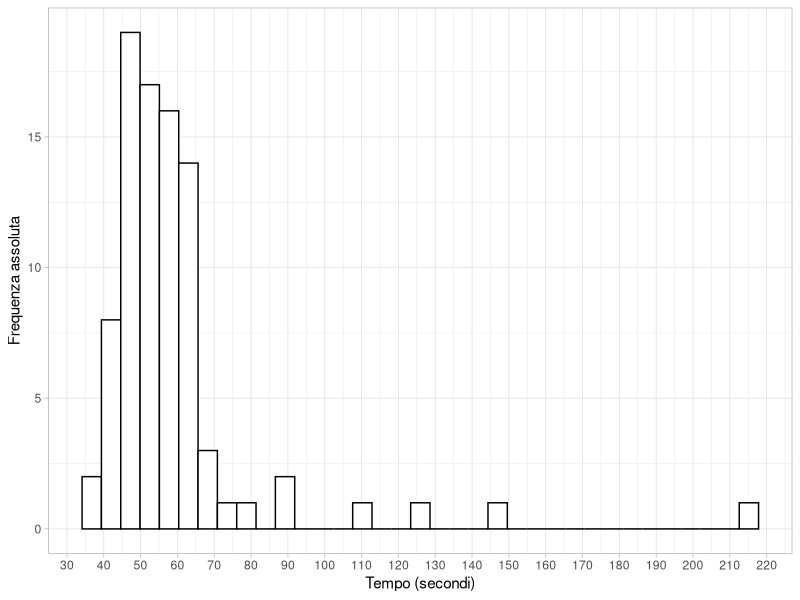
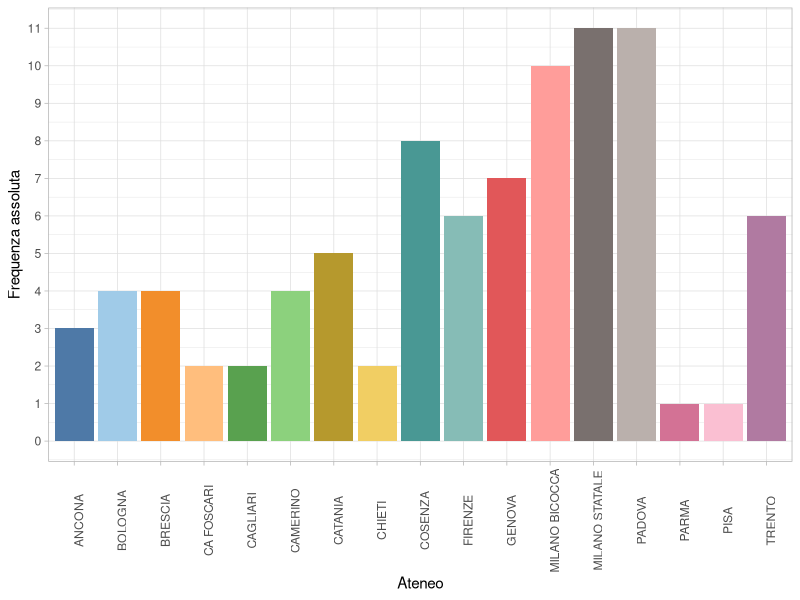
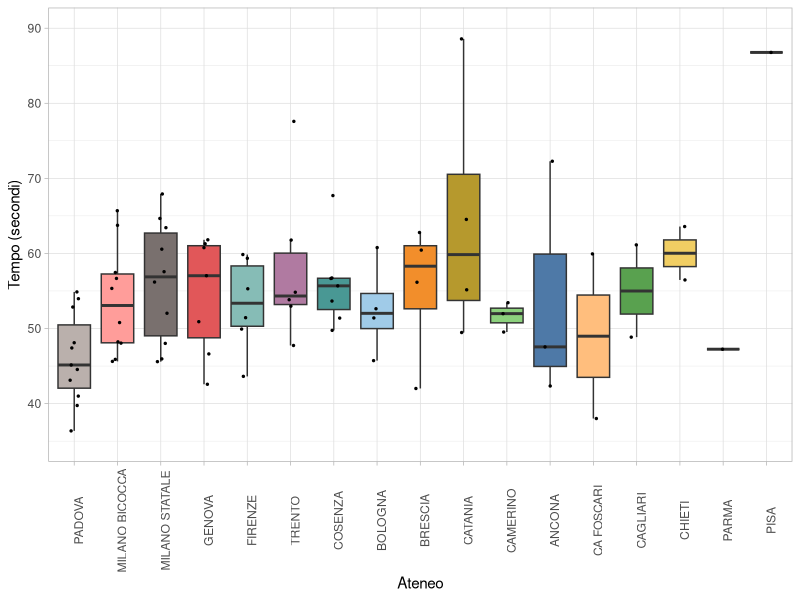
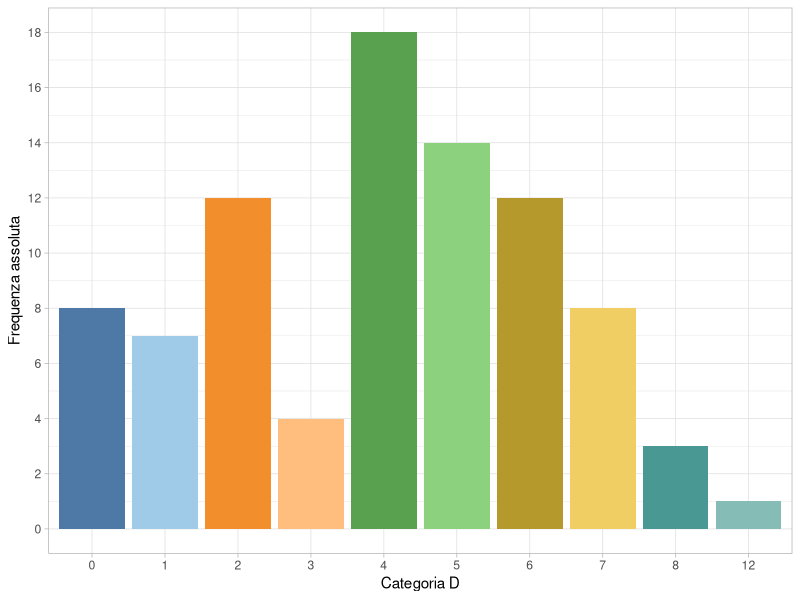
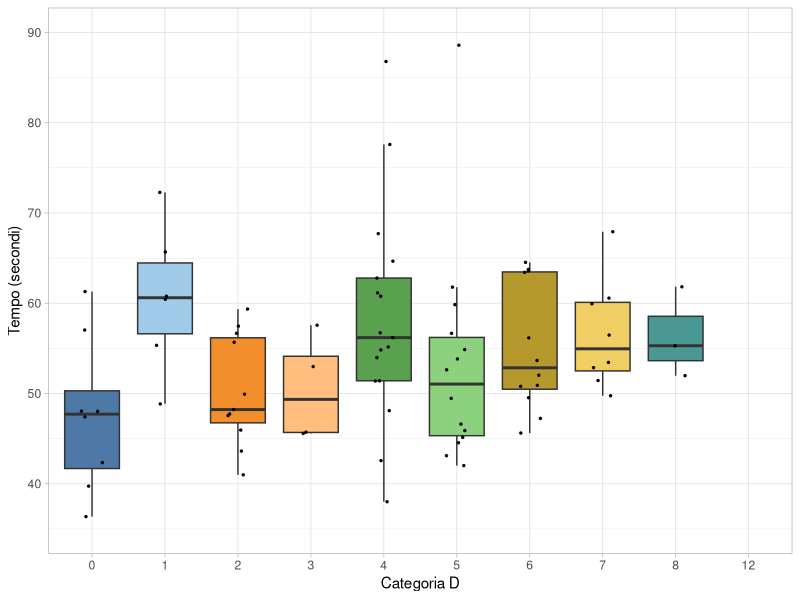

Source code (R) for these figures, in order:
## ---- chunk 1
#| echo: false
#| message: false
rm(list = ls())
gigante_f <- read.csv("gigante_femminile.csv", sep = ";")

library(tidyverse)
library(lubridate)
library(stringr)
library(ggthemes)

gigante_f$Categoria <- as.numeric(str_remove(gigante_f$Categoria, "D"))

gigante_f$Tempo[1:62] <- paste("0:", gigante_f$Tempo[1:62], sep = "")
gigante_f$Tempo <- ms(gigante_f$Tempo)

gigante_f$Ateneo <- as.factor(gigante_f$Ateneo)
gigante_f$Categoria <- as.factor(gigante_f$Categoria)
# glimpse(gigante_f)
## ---- chunk 2
#| fig-width: 8
#| fig-height: 4
ggplot(data = gigante_f, aes(x = Tempo, y = after_stat(count))) + geom_histogram(fill = "white", col = "black", bins = 35) + theme_light() + ylab("Frequenza assoluta") + xlab("Tempo (secondi)") + scale_x_continuous(n.breaks = 20)
## ---- chunk 3
tab <- c(summary(as.numeric(gigante_f$Tempo)))[-4]
names(tab) <- c("Tempo migliore", "Primo quartile", "Tempo mediano", "Terzo quartile", "Tempo peggiore")
knitr::kable(t(tab), digits = 2)
## ---- chunk 4
#| fig-width: 8
#| fig-height: 4
ggplot(data = gigante_f, aes(x = Ateneo, y = after_stat(count), fill = Ateneo)) + geom_bar() + theme_light() + ylab("Frequenza assoluta") + theme_light() + theme(axis.text.x = element_text(angle = 90), legend.position = "none") + scale_fill_tableau(palette = "Tableau 20") + scale_y_continuous(n.breaks = 10)
## ---- chunk 5
#| warning: false
#| fig-width: 8
#| fig-height: 5
ggplot(data = gigante_f, aes(x = reorder(Ateneo, as.numeric(Tempo), FUN = function(x) mean(sort(x)[1:4]), decreasing = FALSE), y = Tempo, fill = Ateneo)) + geom_boxplot(outlier.size = 0, outlier.alpha = 0) + geom_jitter(width = 0.15, size = 0.5) + theme_light() + theme(axis.text.x = element_text(angle = 90), legend.position = "none") + xlab("Ateneo") + ylab("Tempo (secondi)") + ylim(c(35, 90)) + scale_fill_tableau(palette = "Tableau 20")
## ---- chunk 6
#| fig-width: 8
#| fig-height: 4
ggplot(data = gigante_f, aes(x = Categoria, y = after_stat(count), fill = Categoria)) + geom_bar() + theme_light() + ylab("Frequenza assoluta") + theme_light() + theme(legend.position = "none") + scale_fill_tableau(palette = "Tableau 20") + scale_y_continuous(n.breaks = 10) + xlab("Categoria D")
## ---- chunk 7
#| warning: false
#| fig-width: 8
#| fig-height: 4
ggplot(data = gigante_f, aes(x = Categoria, y = Tempo, fill = Categoria)) + geom_boxplot(outlier.size = 0, outlier.alpha = 0) + geom_jitter(width = 0.15, size = 0.5) + theme_light() + theme( legend.position = "none") + ylab("Tempo (secondi)") + ylim(c(35, 90)) + xlab("Categoria D") + scale_fill_tableau(palette = "Tableau 20")
